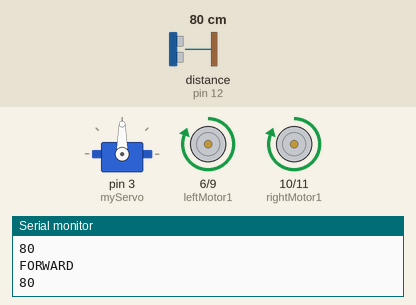
A sketch run on a simulated Arduino Uno, built with avr-gcc and run on an emulated ATmega328P. Shown: servo, motor-driver pin pairs drawn as motors (green arrow = first pin HIGH = forward, orange = second pin HIGH = backward, longer = more drive), the last lines printed to the serial monitor. Wiring (inferred from the names in the program): ultrasonic range finder: trigger pin 13; echo pin 12. Inputs (shaded band) come from the test bench; at power-on: distance to the obstacle (sensor on pin 12) 80 cm. The echo pulse lasts 58.3 µs per cm.

Above: at 1.2 s.
1.3 s: distance to the obstacle (sensor on pin 12) set to 33 cm
4.3 s: distance to the obstacle (sensor on pin 12) set to 27 cm
At 4.9 s:
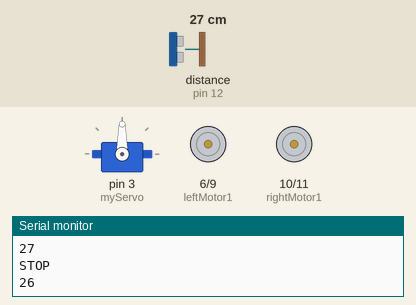
At 6.2 s:
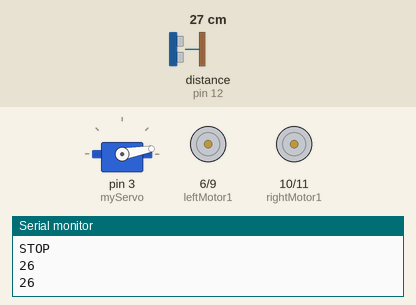
Timing chart, 0 to 13.3 s (numbered marks = the images above; inputs shaded):
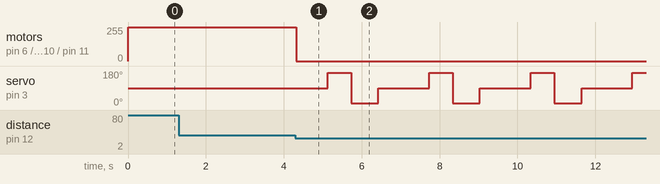

Measured:
- the behaviour switches between 30 and 29 cm on distance to the obstacle (sensor on pin 12) (found by bisection; images 0 and 1)
- after the input at 4.3 s, motor on pin 6 (leftMotor1) / pin 9 (leftMotor2), motor on pin 10 (rightMotor1) / pin 11 (rightMotor2): forward 255/255 → stopped at once; servo on pin 3 (myServo): 90° → 170° after 0.82 s, then repeats every 2.6 s: 10° 0.70 s, 90° 1.3 s, 170° 0.60 s

The sketch:

csbbizhang.ino
```cpp
#include <Servo.h>

#define STOP      0
#define FORWARD   1
#define BACKWARD  2
#define TURNLEFT  3
#define TURNRIGHT 4

int leftMotor1 = 6;
int leftMotor2 = 9;
int rightMotor1 = 10;
int rightMotor2 = 11;


Servo myServo;  //舵机

int inputPin = 12; // 定义超声波信号接收接口
int outputPin = 13; // 定义超声波信号发出接口

void setup() {
  // put your setup code here, to run once:
  //串口初始化
  Serial.begin(9600);
  //舵机引脚初始化
  myServo.attach(3);
  //测速引脚初始化
  pinMode(leftMotor1, OUTPUT);
  pinMode(leftMotor2, OUTPUT);
  pinMode(rightMotor1, OUTPUT);
  pinMode(rightMotor2, OUTPUT);
  //pinMode(leftPWM, OUTPUT);
  //pinMode(rightPWM, OUTPUT);
  //超声波控制引脚初始化
  pinMode(inputPin, INPUT);
  pinMode(outputPin, OUTPUT);
}

void loop() {
  avoidance();
  /*int i;
    // put your main code here, to run repeatedly:
    if (Serial.available())
    { i = Serial.read();
    switch (i)
    { case'7': {
          avoidance();
          break;
        }
      case'8': {
          digitalWrite(leftMotor1, LOW);
          digitalWrite(leftMotor2, LOW);
          digitalWrite(rightMotor1, LOW);
          digitalWrite(rightMotor2, LOW);
          break;
        }
        //case'3':{turnRight();break;}
        //case'4':{_stop();break;}
        //case'5':{back();break;}

    }
    }*/

}
void motorRun(int cmd, int value)
{
  //analogWrite(leftPWM, value);  //设置PWM输出，即设置速度
  //analogWrite(rightPWM, value);
  switch (cmd) {
    case FORWARD:
      Serial.println("FORWARD"); //输出状态
      digitalWrite(leftMotor1, HIGH);
      digitalWrite(leftMotor2, LOW);
      digitalWrite(rightMotor1, HIGH);
      digitalWrite(rightMotor2, LOW);
      break;
    case BACKWARD:
      Serial.println("BACKWARD"); //输出状态
      digitalWrite(leftMotor1, LOW);
      digitalWrite(leftMotor2, HIGH);
      digitalWrite(rightMotor1, LOW);
      digitalWrite(rightMotor2, HIGH);
      break;
    case TURNLEFT:
      Serial.println("TURN  LEFT"); //输出状态
      digitalWrite(leftMotor1, HIGH);
      digitalWrite(leftMotor2, LOW);
      digitalWrite(rightMotor1, LOW);
      digitalWrite(rightMotor2, HIGH);
      break;
    case TURNRIGHT:
      Serial.println("TURN  RIGHT"); //输出状态
      digitalWrite(leftMotor1, LOW);
      digitalWrite(leftMotor2, HIGH);
      digitalWrite(rightMotor1, HIGH);
      digitalWrite(rightMotor2, LOW);
      break;
    default:
      Serial.println("STOP"); //输出状态
      digitalWrite(leftMotor1, LOW);
      digitalWrite(leftMotor2, LOW);
      digitalWrite(rightMotor1, LOW);
      digitalWrite(rightMotor2, LOW);
  }
}
void avoidance()
{
  int pos;
  int dis[3];//距离
  motorRun(FORWARD, 200);
  myServo.write(90);
  dis[1] = getDistance(); //中间

  if (dis[1] < 30)
  {
    motorRun(STOP, 0);
    myServo.write(90);
    dis[1] = getDistance(); //中间
    delay(800);
    myServo.write(170);
    delay(500);
    dis[2] = getDistance(); //左边
    delay(100);
    myServo.write(10);
    delay(600);
    dis[0] = getDistance(); //右边
    delay(100);
    myServo.write(90);
    delay(500);
    if ((dis[0] < dis[2]) && (dis[2] > 30)) //右边距离障碍的距离比左边近
    {
      //左转
      motorRun(TURNLEFT, 250);
      delay(500);
    }
    else if ((dis[0] > dis[2]) && (dis[0] > 30)) //右边距离障碍的距离比左边远
    {
      //右转
      motorRun(TURNRIGHT, 250);
      delay(500);
    }
    else
    {
      digitalWrite(leftMotor1, LOW);
      digitalWrite(leftMotor2, LOW);
      digitalWrite(rightMotor1, LOW);
      digitalWrite(rightMotor2, LOW);
    }
  }
}
int getDistance()
{
  digitalWrite(outputPin, LOW); // 使发出发出超声波信号接口低电平2μs
  delayMicroseconds(2);
  digitalWrite(outputPin, HIGH); // 使发出发出超声波信号接口高电平10μs，这里是至少10μs
  delayMicroseconds(10);
  digitalWrite(outputPin, LOW); // 保持发出超声波信号接口低电平
  int distance = pulseIn(inputPin, HIGH); // 读出脉冲时间
  distance = distance / 58; // 将脉冲时间转化为距离（单位：厘米）
  Serial.println(distance); //输出距离值
  if (distance >= 50)
  {
    //如果距离小于50厘米返回数据
    return 50;
  }//如果距离小于50厘米小灯熄灭
  else
    return distance;
}
```
